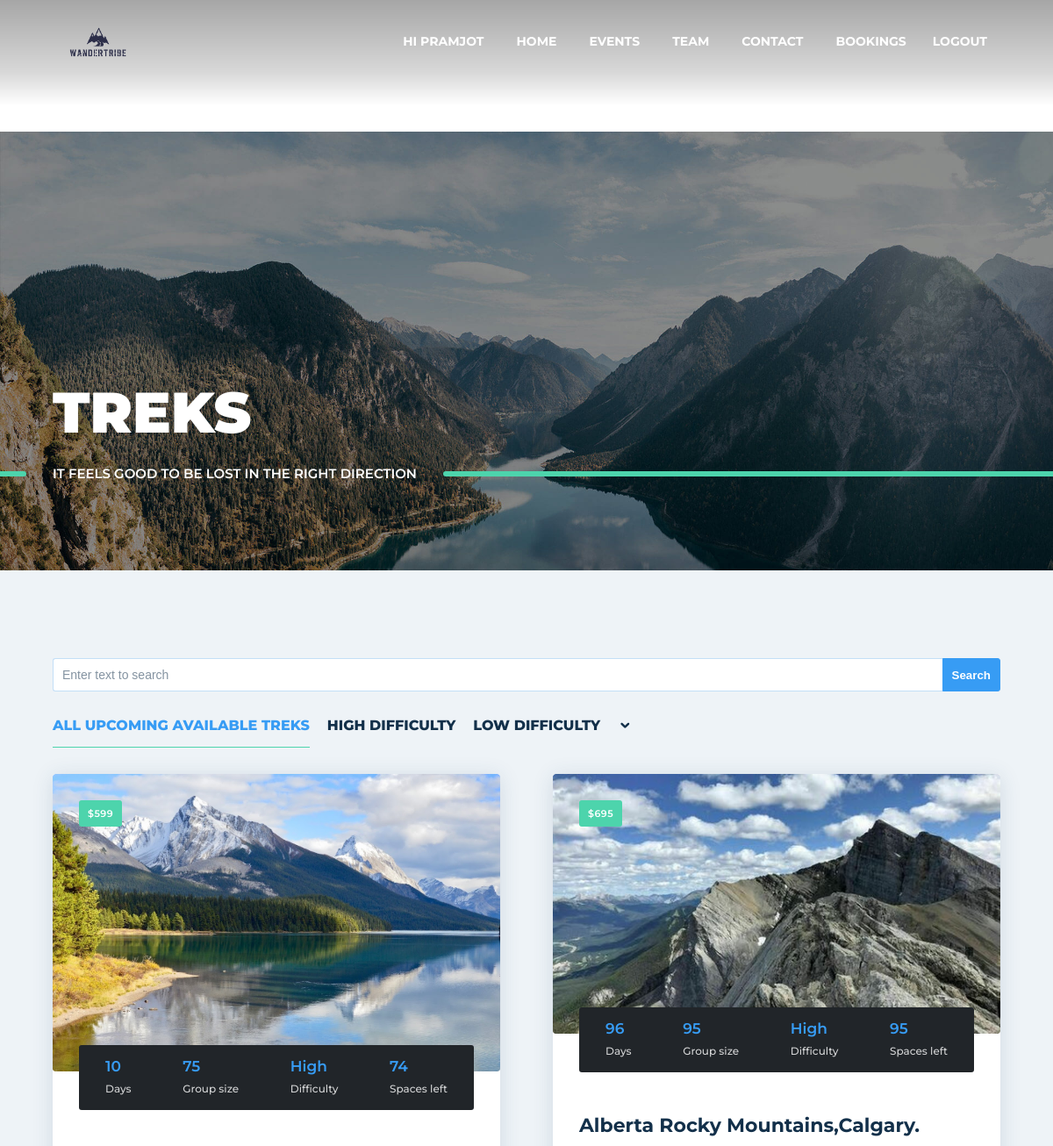
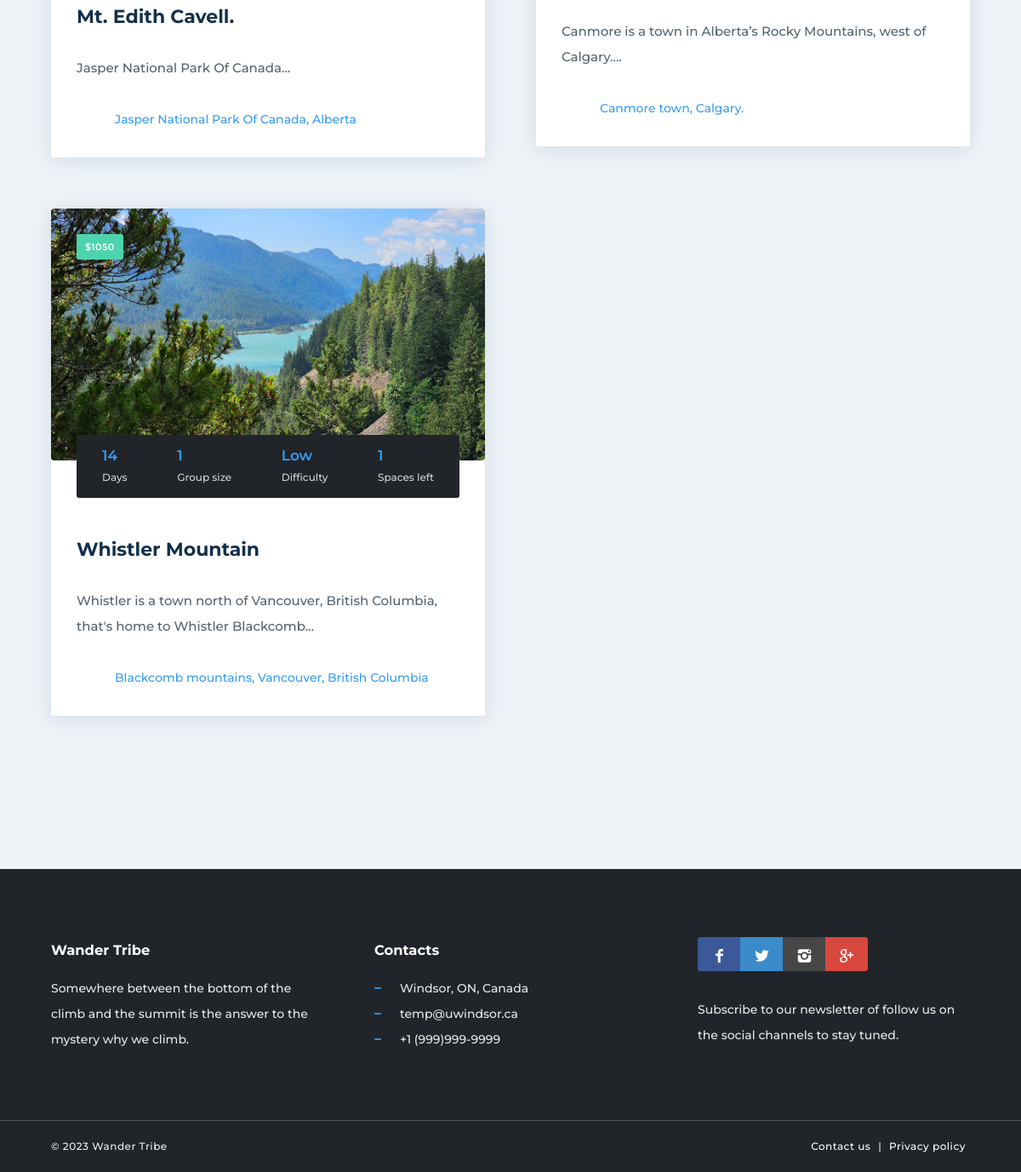
The page /treks (signed in) on the database its author committed (2 pictures, top to bottom).
### main/models.py (models this page shows, shortened)
class Hike(models.Model):
    LEVEL = [
        ("High", "High"),
        ("Low", "Low"),
        ("Medium", "Medium"),
    ]
    description = models.CharField(max_length=1000)
    duration = models.IntegerField(default=1)
    distance = models.IntegerField(default=1)
    group_size = models.IntegerField(default=1)
    trail = models.CharField(max_length=1000)
    address = models.CharField(max_length=100)
    mountain = models.CharField(max_length=100)
    altitude = models.IntegerField(default=1)
    area = models.IntegerField(default=1)
    cost = models.IntegerField(default=1)
    level = models.CharField(max_length=100, choices=LEVEL, default='High')
    hike_date = models.DateField()
    available_capcity = models.IntegerField(default=0)
    gmap_url = models.CharField(max_length=10000)
    user_id = models.ForeignKey(Guide, on_delete=models.CASCADE, null=False)
    image = models.ImageField(upload_to='images/Hikes/', null=True, blank=True)
    image_name = models.CharField(max_length=500, null=True, blank=True)
    created_at = models.DateTimeField(auto_now_add=True)
    updated_at = models.DateTimeField(auto_now=True)

### main/views.py (the view)
# urls.py: path('treks', views.treks, name='treks'),
@login_required(login_url='main:login')
def treks(request):
    enrolledHikers = EnrolledHikers.objects.filter(user=request.user.pk).values_list('hike')
    if request.method == "GET":
        search_text = request.GET.get('search')
        if search_text is not None:
            occupied_treks = Hike.objects.filter(available_capcity__gte=F('group_size')).exclude(
                pk__in=enrolledHikers).filter(mountain__contains=search_text)
            available_treks = Hike.objects.filter(group_size__gt=F('available_capcity')).exclude(
                pk__in=enrolledHikers).filter(mountain__contains=search_text)
        else:
            occupied_treks = Hike.objects.filter(available_capcity__gte=F('group_size')).exclude(pk__in=enrolledHikers)
            available_treks = Hike.objects.filter(group_size__gt=F('available_capcity')).exclude(
                pk__in=enrolledHikers).order_by('cost')
    return render(request, 'treks.html', {"treks": available_treks, "occupied_treks": occupied_treks})

### main/templatetags/custom_tags.py (called while the page is built)
@register.filter(name='subtract')
def subtract(a,b):
  return a-b

### main/templates/treks.html (shortened to what this page needs)
﻿{% extends 'base.html' %}
{% load static %}
{% load custom_tags %}
{% block main_content %}
<header class="header-image ken-burn-center light" data-parallax="true" data-natural-height="1080" data-natural-width="1920" data-bleed="0" data-image-src="{% static 'media/hd-3.jpg' %}" data-offset="0">
    <div class="container">
        <h1>Treks</h1>
        <h2>It feels good to be lost in the right direction</h2>
    </div>
</header>
<main>
    {% if not available_treks %}
    <section class="section-base section-color">
        <div class="container">
            <div class="maso-list gap-30" data-columns="2" data-columns-lg="1" data-columns-sm="1">
                <form action="{% url 'main:treks' %}" method="GET" value="{{request.GET.search}}">
                    <div class="input-text-btn">
                        <input class="input-text" name="search" value="{{request.GET.search}}" type="text" placeholder="Enter text to search" ><input type="submit" value="Search" class="btn">
                    </div>
                </form>
                <div class="menu-inner">
                    <ul>
                        <li class="active"><a data-filter="maso-item" href="#">All Upcoming available treks</a></li>
                        <li><a data-filter="High" href="#">High Difficulty</a></li>
                        <li><a data-filter="Low" href="#">Low Difficulty</a></li>
                        <li><a class="maso-order" data-sort="asc"></a></li>
                    </ul>
                </div>
                <div class="maso-box">
                    {% for i in treks %}
                    <div class="maso-item {{ i.level }}">
                        <div class="cnt-box cnt-box-info boxed" data-href="singleTrek/{{i.pk}}">
                            <div class="extra-field">${{ i.cost }}</div>
                            <a href="singleTrek/{{i.pk}}" class="img-box">
                                <img src="{{ i.image.url }}" alt="" />
                            </a>
                            <div class="caption">
                                <h2>{{ i.mountain }}</h2>
                                <div class="cnt-info">
                                    <div><span>Days</span><span>{{ i.duration }}</span></div>
                                    <div><span>Group size</span><span>{{ i.group_size }}</span></div>
                                    <div><span>Difficulty</span><span>{{ i.level }}</span></div>
                                    <div><span>Spaces left</span><span>{{ i.group_size|subtract:i.available_capcity }}</span></div>
                                </div>
                                <p>
                                    {{ i.description|slice:":100" }}...
                                </p>
                                <div class="bottom-info">
                                    {{ i.address }}
                                </div>
                            </div>
                        </div>
                    </div>
                    {% empty %}
                        There are no available Treks
                    {% endfor %}
                </div>
            </div>
            <hr class="space" />
        </div>
    </section>
    {% endif %}
</main>
{% endblock %}

### main/templates/base.html (shortened to what this page needs)
{% load static %}
<!DOCTYPE html>
<html lang="en">
        <head>
        <link rel="stylesheet" href="{% static 'themekit/css/bootstrap-grid.css' %}">
        <link rel="stylesheet" href="{% static 'themekit/css/style.css' %}">
        <link rel="stylesheet" href="{% static 'themekit/css/glide.css' %}">
        <link rel="stylesheet" href="{% static 'themekit/css/magnific-popup.css' %}">
        <link rel="stylesheet" href="{% static 'themekit/css/content-box.css' %}">
        <link rel="stylesheet" href="{% static 'themekit/css/contact-form.css' %}">
        <link rel="stylesheet" href="{% static 'themekit/css/media-box.css' %}">
        <link rel="stylesheet" href="{% static 'skin.css' %}">
        </head>
        <body class="page-main">
        <nav class="menu-classic menu-fixed menu-transparent light align-right" data-menu-anima="fade-in">
            <div class="container">
                <div class="menu-brand">
                    <a href="{% url 'main:index' %}">
                        <img class="logo-default scroll-hide" src="{% static 'media/wander_tribe_logo.png' %}" alt="logo" />
                    </a>
                </div>
                <div class="menu-cnt">
                    <ul id="main-menu">
                        {% if request.user.is_authenticated %}
                        <li class="dropdown">
                            <a href="{% url 'main:profile' %}">Hi {{ request.user.first_name }}</a>
                        </li>
                        {% endif %}
                        <li class="dropdown">
                            <a href="{% url 'main:index' %}">Home</a>
                        </li>
                        <li class="dropdown">
                            <a href="{% url 'main:treks' %}">Events</a>
                        </li>
                        <li class="dropdown">
                            <a href="{% url 'main:team' %}">Team</a>
                        </li>
                        <li class="dropdown">
                            <a href="{% url 'main:contact' %}">Contact</a>
                        </li>
                        {% if request.user.is_authenticated %}
                            <li>
                                <a href="{% url 'main:bookings' %}">Bookings</a>
                            </li>
                            <li>
                                <a href="{% url 'main:logout' %}">Logout</a>
                            </li>
                        {% endif %}
                    </ul>
                </div>
            </div>
        </nav>
            {% block main_content %} {% endblock %}
        <footer class="light">
            <div class="container">
                <div class="row">
                    <div class="col-lg-4">
                        <h3>Wander Tribe</h3>
                        <p>Somewhere between the bottom of the climb and the summit is the answer to the mystery why we climb.</p>
                    </div>
                    <div class="col-lg-4">
                        <h3>Contacts</h3>
                        <ul class="icon-list icon-line">
                            <li>Windsor, ON, Canada</li>
                            <li>temp@uwindsor.ca</li>
                            <li>+1 (999)999-9999</li>
                        </ul>
                    </div>
                    <div class="col-lg-4">
                        <div class="icon-links icon-social icon-links-grid social-colors">
                            <a class="facebook"><i class="icon-facebook"></i></a>
                            <a class="twitter"><i class="icon-twitter"></i></a>
                            <a class="instagram"><i class="icon-instagram"></i></a>
                            <a class="google"><i class="icon-google"></i></a>
                        </div>
                        <hr class="space-sm" />
                        <p>Subscribe to our newsletter of follow us on the social channels to stay tuned.</p>
                    </div>
                </div>
            </div>
            <div class="footer-bar">
                <div class="container">
                    <span>© 2023 Wander Tribe</span>
                    <span><a href="#">Contact us</a> | <a href="#">Privacy policy</a></span>
                </div>
            </div>
            <link rel="stylesheet" href="{% static 'themekit/media/icons/iconsmind/line-icons.min.css' %}">
        </footer>
    </body>
</html>

### main/static/themekit/css/content-box.css (style rules this page uses)
.cnt-box { position: relative; overflow: hidden; }
.cnt-box .caption h2 { font-size: 20px; margin-top: 0; margin-bottom: 15px; }
.cnt-box .caption p { font-size: 15px; margin: 0; }
.cnt-box.boxed { border-radius: 3px; }
.cnt-box.boxed .caption { padding: 30px; }
.cnt-box-info { position: relative; }
.cnt-box-info .cnt-info { padding: 15px 0; }
.cnt-box-info .cnt-info > div { display: flex; justify-content: space-between; }
.cnt-box-info .caption { padding-top: 30px; }
.cnt-box-info .bottom-info { padding: 15px 0 0 0; }
.cnt-box-info .extra-field { position: absolute; z-index: 1; margin: 15px; }
.cnt-box-info.boxed .extra-field { margin: 30px; }

### rows shown on the page
Hike: cost "599", image (picture), mountain "Mt. Edith Cavell.", duration "10", group_size "75", level "High", group_size|subtract "74", description "Jasper National Park Of Canada", address "Jasper National Park Of Canada, Alberta"
Hike: cost "695", image (picture), mountain "Alberta Rocky Mountains,Calgary.", duration "96", group_size "95", level "High", group_size|subtract "95", description "Canmore is a town in Alberta’s Rocky Mountains, west of Calgary.", address "Canmore town, Calgary."
Hike: cost "1050", image (picture), mountain "Whistler Mountain", duration "14", group_size "1", level "Low", group_size|subtract "1", description "Whistler is a town north of Vancouver, British Columbia, that's home to Whistler Blackcomb", address "Blackcomb mountains, Vancouver, British Columbia"

### other values the page prints
{{ request.user.first_name }} "PRAMJOT"
